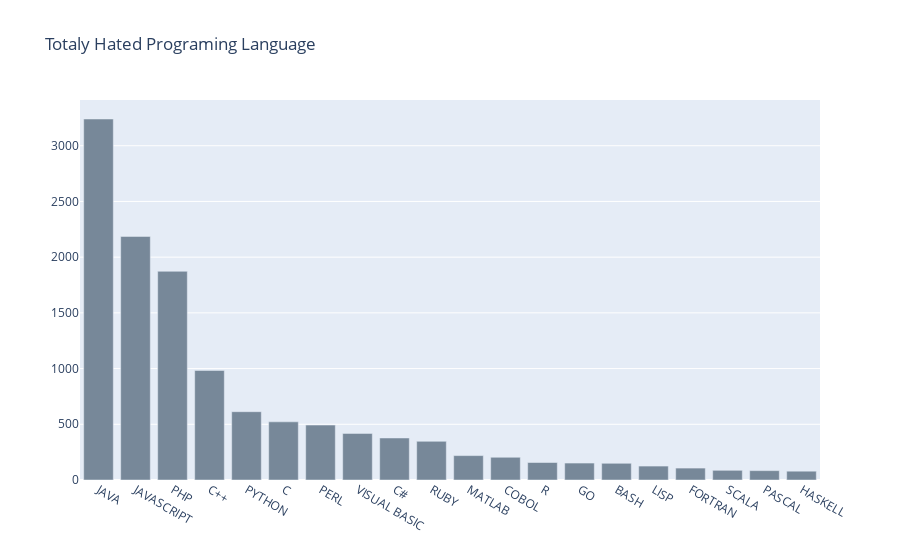

Write notebook code for a chart like this one.
### Markdown cell above
![newplot%20%284%29.png](attachment:newplot%20%284%29.png)

### Code cell
hate=df[df.category2=="hate"]
hate
hate_dict=dict(hate.answer.value_counts())
hate_data=pd.DataFrame()

hate_data["name"]=[item.upper() for item in hate_dict.keys()]
hate_data["value"]=hate_dict.values()


colors = ['lightslategray',] * 20

fig = go.Figure(data=[go.Bar(
    x=hate_data[:20].name,
    y=hate_data[:20].value,
    marker_color=colors 
)])
fig.update_layout(title_text='Totaly Hated Programing Language')

### Figure 1 — Plotly figure (JSON) as saved in the notebook; plotly's stock layout.template omitted (floating-point values rounded to 4 significant figures)
{"data": [{"marker": {"color": ["lightslategray", "lightslategray", "lightslategray", "lightslategray", "lightslategray", "lightslategray", "lightslategray", "lightslategray", "lightslategray", "lightslategray", "lightslategray", "lightslategray", "lightslategray", "lightslategray", "lightslategray", "lightslategray", "lightslategray", "lightslategray", "lightslategray", "lightslategray"]}, "type": "bar", "x": ["JAVA", "JAVASCRIPT", "PHP", "C++", "PYTHON", "C", "PERL", "VISUAL BASIC", "C#", "RUBY", "MATLAB", "COBOL", "R", "GO", "BASH", "LISP", "FORTRAN", "SCALA", "PASCAL", "HASKELL"], "y": [3240, 2186, 1873, 983, 613, 522, 493, 418, 377, 347, 219, 204, 157, 152, 150, 125, 107, 87, 84, 79]}], "layout": {"title": {"text": "Totaly Hated Programing Language"}}}
